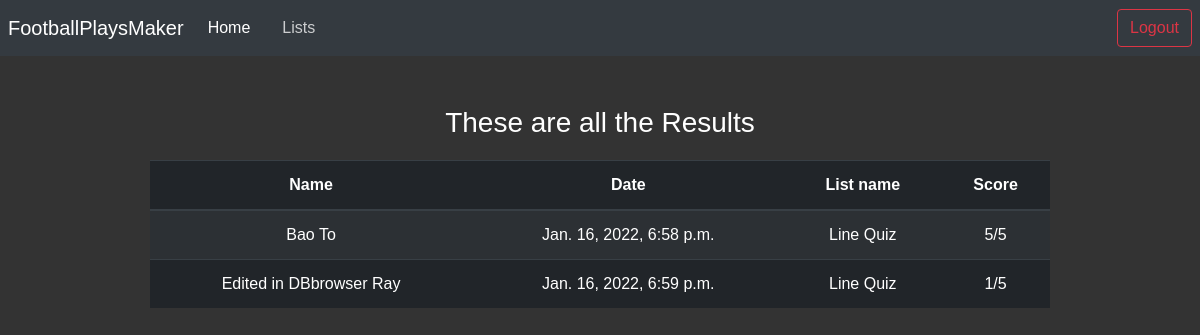
Page /results (signed in) on the earlier database version.
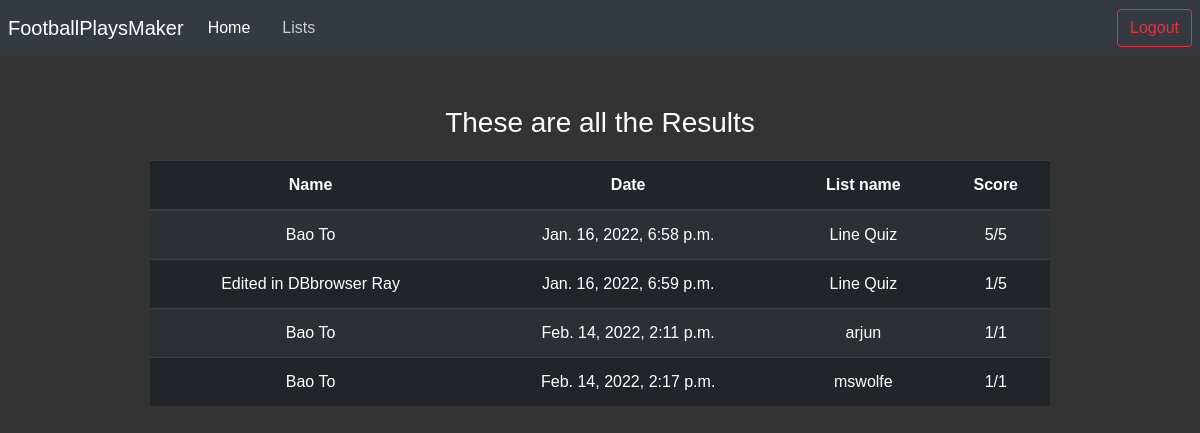
Same page on the later database version.
### main/models.py (models this page shows, shortened)
class Score(models.Model):
    user = models.ForeignKey(User, related_name="scores", on_delete=models.CASCADE)
    list = models.ForeignKey(List, related_name="scores", on_delete=models.CASCADE)
    score = models.IntegerField(default=0)
    created_at = models.DateTimeField(auto_now_add=True)

class User(models.Model):
    first_name = models.CharField(max_length=255)
    last_name = models.CharField(max_length=255)
    email = models.CharField(max_length=255)
    password = models.CharField(max_length=255)
    def __str__(self): #this is like the getInstance() method in Frc, it gets the instance object
        return self.first_name + " " + self.last_name

class List(models.Model):
    list_name = models.CharField(max_length=255)
    user = models.ForeignKey(User, related_name="lists", on_delete=models.CASCADE)
    created_at = models.DateTimeField(auto_now_add=True) #used for logging the time that the user signed up
    number_of_questions = models.IntegerField(default=0) #used to collect the number of questions that are collected by the user
    def __str__(self):
        return self.list_name

### main/views.py (the view)
# urls.py: path('results', results, name='results'),
def results(request):
    if 'user' not in request.session:
        return redirect('/login')
    else:
        scores = Score.objects.all()
        return render(request, 'results.html', {'scores': scores})

### templates/results.html (shortened to what this page needs)
{% load static %}
<!DOCTYPE html>
<html lang="en">
  <head>
    <link
      rel="stylesheet"
      href="https://maxcdn.bootstrapcdn.com/bootstrap/4.0.0/css/bootstrap.min.css"
    />
    <link rel="stylesheet" href="{% static 'dist/css/adminlte.min.css' %}" />
    <link rel="stylesheet" href="https://cdnjs.cloudflare.com/ajax/libs/font-awesome/5.11.2/css/fontawesome.min.css">
    <link rel="stylesheet" href="https://cdnjs.cloudflare.com/ajax/libs/font-awesome/5.11.2/css/all.min.css">
  </head>
  <body style="background-color: #333;font-family: Helvetica;font-style: bold;">
    <nav class="navbar navbar-expand-lg navbar-dark bg-dark">
      <div class="collapse navbar-collapse" id="navbarTogglerDemo01">
        <a class="navbar-brand" href="/">FootballPlaysMaker</a>
        <ul class="navbar-nav mr-auto mt-2 mt-lg-0">
          <li class="nav-item active">
            <a class="nav-link" href="/"
              >Home </a
            >
          </li>
          <li class="nav-item">
            <a class="nav-link" href="/lists">Lists <span class="sr-only">(current)</span></a>
          </li>
        </ul>
        <a
          href="/logout"
          style="margin-left: 10px"
          class="btn btn-outline-danger my-2 my-sm-0"
          type="submit"
          >Logout</a
        >
      </div>
    </nav>
    <h3 style="color: white;text-align: center;margin-top: 50px;">These are all the Results</h3>
    <div class="container d-flex justify-content-center" style="margin-top: 20px;">
    <table class="table table-striped table-dark " style="width: 80%;text-align: center;">
        <thead>
          <tr>
            <th scope="col">Name</th>
            <th scope="col">Date</th>
            <th scope="col">List name</th>
            <th scope="col">Score</th>
          </tr>
        </thead>
        <tbody>
          {% for score in scores %}
          <tr>
            <td>{{score.user}}</td>
            <td>{{score.created_at}}</td>
            <td>{{score.list}}</td>
            <td>{{score.score}}/{{score.list.number_of_questions}}</td>
          </tr>
          {% endfor %}
        </tbody>
      </table>
    </div>
  </body>
</html>

Differences in the rows shown:
added Score: user "Bao To", created_at "Feb. 14, 2022, 2:11 p.m.", list "arjun", score "1", list.number_of_questions "1"
added Score: user "Bao To", created_at "Feb. 14, 2022, 2:17 p.m.", list "mswolfe", score "1", list.number_of_questions "1"
